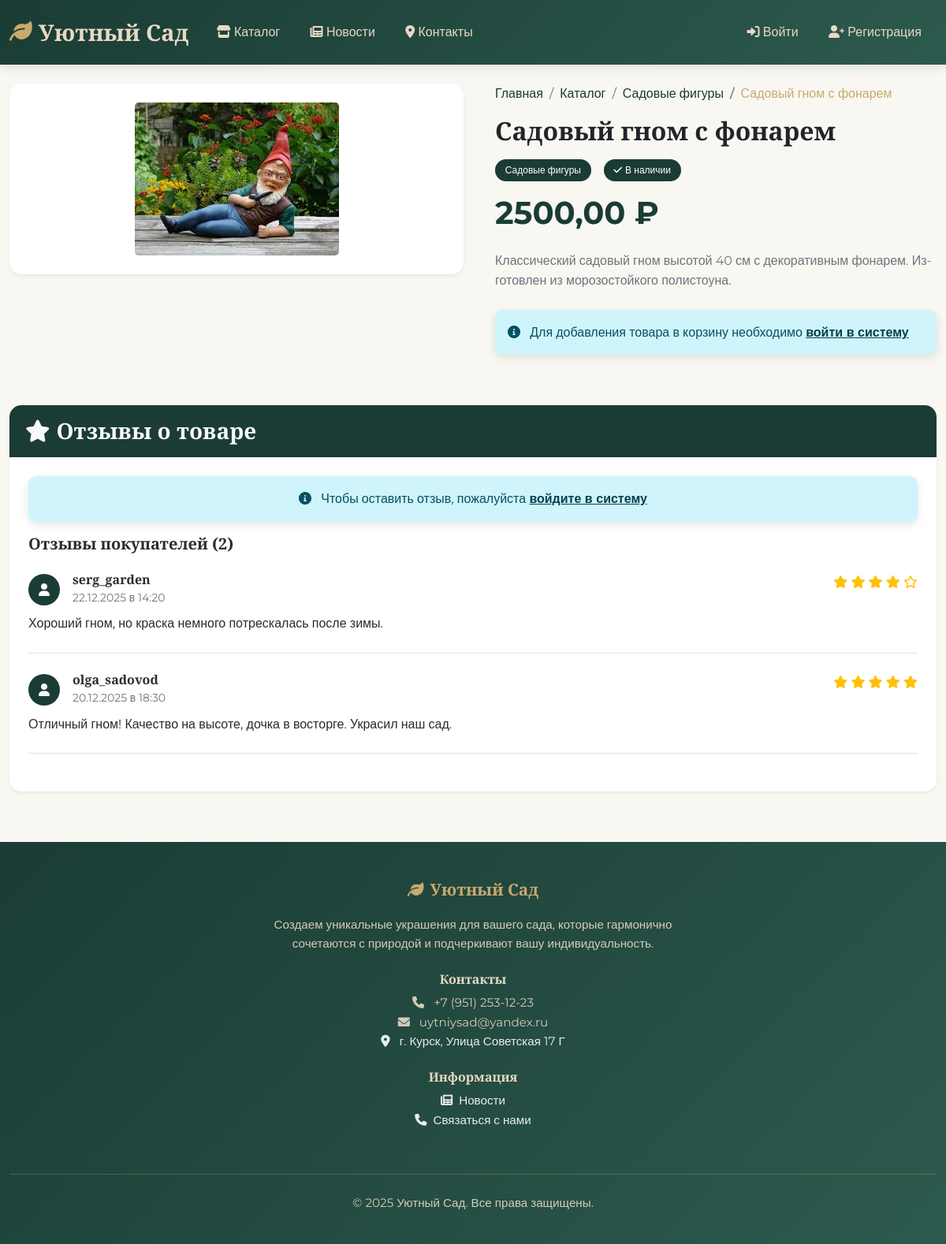
The app's page /catalog/sadovyj-gnom-s-fonarem/ with its own data.
### products/models.py (models this page shows, shortened)
class Product(models.Model):
    name = models.CharField(max_length=100, verbose_name="Название")
    slug = models.SlugField(max_length=100, unique=True, blank=True, verbose_name="URL")
    description = models.TextField(verbose_name="Описание")
    price = models.DecimalField(max_digits=10, decimal_places=2, verbose_name="Цена")
    image = models.ImageField(upload_to='products', verbose_name="Изображение")
    category = models.ForeignKey(Category, on_delete=models.CASCADE, verbose_name="Категория")
    in_stock = models.BooleanField(default=True, verbose_name="В наличии")
    created_at = models.DateTimeField(auto_now_add=True, verbose_name="Дата создания")
    updated_at = models.DateTimeField(auto_now=True, verbose_name="Дата обновления")
    class Meta:
        verbose_name = "Товар"
        verbose_name_plural = "Товары"
        ordering = ['-created_at']
    @property
    def image_url(self):
        if self.image and hasattr(self.image, 'url'):
            return self.image.url
        return '/static/images/product-placeholder.jpg'

class Category(models.Model):
    name = models.CharField(max_length=100, verbose_name="Название")
    slug = models.SlugField(max_length=100, unique=True, blank=True, verbose_name="URL")
    description = models.TextField(blank=True, verbose_name="Описание")
    image = models.ImageField(upload_to='categories', blank=True, null=True, verbose_name="Изображение")
    icon = models.CharField(max_length=50, default='leaf', verbose_name="Иконка")
    class Meta:
        verbose_name = "Категория"
        verbose_name_plural = "Категории"

class Review(models.Model):
    product = models.ForeignKey(Product, on_delete=models.CASCADE, related_name='reviews')
    user = models.ForeignKey(User, on_delete=models.CASCADE)
    rating = models.PositiveSmallIntegerField(choices=[(i, i) for i in range(1, 6)])
    text = models.TextField()
    created_at = models.DateTimeField(auto_now_add=True)
    is_active = models.BooleanField(default=True)
    class Meta:
        ordering = ['-created_at']

### products/views.py (the view)
# urls.py: path('catalog/<slug:slug>/', views.product_detail, name='product_detail'),
def product_detail(request, slug):
    product = get_object_or_404(Product, slug=slug)
    reviews = product.reviews.filter(is_active=True)
    if request.method == 'POST' and request.user.is_authenticated:
        form = ReviewForm(request.POST)
        if form.is_valid():
            review = form.save(commit=False)
            review.product = product
            review.user = request.user
            review.save()
            messages.success(request, 'Отзыв добавлен!')
            return redirect('product_detail', slug=slug)
    else:
        form = ReviewForm()
    return render(
        request,
        'products/product_detail.html',
        {
            'product': product,
            'reviews': reviews,
            'form': form,
        },
    )

### cart/context_processors.py (called while the page is built, shortened)
def cart(request):
    return {'cart': None}

### templates/products/product_detail.html (shortened to what this page needs)
{% extends 'base.html' %}
{% load static %}
{% load crispy_forms_tags %}
{% block content %}
<div class="row mb-5">
    <div class="col-lg-6 mb-4">
        <div class="card border-0 shadow-sm">
            <div class="card-body p-3 p-md-4">
                <div class="product-image-container text-center">
                    <img src="{{ product.image_url }}" class="img-fluid rounded-3 product-detail-image" alt="{{ product.name }}"
                         onerror="this.src='{% static 'images/product-placeholder.jpg' %}'">
                </div>
            </div>
        </div>
    </div>
    <div class="col-lg-6">
        <div class="product-info ps-lg-3">
            <nav aria-label="breadcrumb" class="mb-3">
                <ol class="breadcrumb">
                    <li class="breadcrumb-item"><a href="{% url 'home' %}">Главная</a></li>
                    <li class="breadcrumb-item"><a href="{% url 'product_list' %}">Каталог</a></li>
                    <li class="breadcrumb-item"><a href="{% url 'product_list' %}?category={{ product.category.slug }}">{{ product.category.name }}</a></li>
                    <li class="breadcrumb-item active">{{ product.name }}</li>
                </ol>
            </nav>
            <h1 class="h2 fw-bold text-dark mb-3" style="font-family: 'Playfair Display', serif; word-wrap: break-word;">{{ product.name }}</h1>
            <div class="d-flex flex-wrap align-items-center mb-3 gap-2">
                <span class="badge me-2" style="background: var(--primary-dark) !important;">{{ product.category.name }}</span>
                {% if product.in_stock %}
                <span class="badge" style="background: var(--primary-dark) !important;">
                    <i class="fas fa-check me-1"></i>В наличии
                </span>
                {% else %}
                <span class="badge bg-danger"><i class="fas fa-times me-1"></i>Нет в наличии</span>
                {% endif %}
            </div>
            <div class="price-section mb-4">
                <span class="h1 fw-bold" style="color: var(--primary-dark) !important; display: block;">{{ product.price }} ₽</span>
            </div>
            <div class="description-container mb-4">
                <p class="text-muted" style="word-wrap: break-word; line-height: 1.6;">{{ product.description }}</p>
            </div>
            {% if user.is_authenticated and product.in_stock %}
            <form method="post" action="{% url 'add_to_cart' product.id %}" class="add-to-cart-form">
                {% csrf_token %}
                <div class="row g-3 align-items-center mb-4">
                    <div class="col-12 col-sm-auto">
                        <label for="quantity" class="col-form-label fw-bold">Количество:</label>
                    </div>
                    <div class="col-12 col-sm-auto">
                        <div class="input-group" style="max-width: 140px;">
                            <button type="button" class="btn btn-outline-secondary quantity-minus" for="quantity">
                                <i class="fas fa-minus"></i>
                            </button>
                            <input type="number" id="quantity" name="quantity" value="1" min="1" max="10"
                                   class="form-control text-center border-secondary">
                            <button type="button" class="btn btn-outline-secondary quantity-plus" for="quantity">
                                <i class="fas fa-plus"></i>
                            </button>
                        </div>
                    </div>
                </div>
                <button type="submit" class="btn btn-success btn-lg w-100 py-3"
                        style="background: var(--primary-dark); border-color: var(--primary-dark);">
                    <i class="fas fa-cart-plus me-2"></i>Добавить в корзину
                </button>
            </form>
            {% elif not product.in_stock %}
            <button class="btn btn-secondary btn-lg w-100 py-3" disabled>
                <i class="fas fa-clock me-2"></i>Товар временно отсутствует
            </button>
            {% else %}
            <div class="alert alert-info" style="border-radius: 10px;">
                <i class="fas fa-info-circle me-2"></i>
                Для добавления товара в корзину необходимо <a href="{% url 'login' %}" class="alert-link">войти в систему</a>
            </div>
            {% endif %}
        </div>
    </div>
</div>
<div class="row mt-5">
    <div class="col-12">
        <div class="card border-0 shadow-sm">
            <div class="card-header border-0 py-3" style="background: var(--primary-dark);">
                <h3 class="mb-0 text-light"><i class="fas fa-star me-2"></i>Отзывы о товаре</h3>
            </div>
            <div class="card-body p-3 p-md-4">
                {% if user.is_authenticated %}
                <div class="review-form mb-5">
                    <h5 class="mb-3" style="font-family: 'Playfair Display', serif;">Оставить отзыв</h5>
                    <form method="post" class="bg-light rounded p-3 p-md-4" style="background: var(--gradient-light) !important;">
                        {% csrf_token %}
                        <div class="row g-3">
                            <div class="col-12">
                                <label class="form-label fw-bold">Ваша оценка</label>
                                <div class="star-rating">
                                    {% for i in "12345" %}
                                    <input type="radio" id="star{{ i }}" name="rating" value="{{ i }}" {% if forloop.counter == 5 %}checked{% endif %}>
                                    <label for="star{{ i }}" class="star"><i class="fas fa-star"></i></label>
                                    {% endfor %}
                                </div>
                            </div>
                            <div class="col-12">
                                <label class="form-label fw-bold">Текст отзыва</label>
                                {{ form.text }}
                            </div>
                            <div class="col-12">
                                <button type="submit" class="btn btn-success w-100"
                                        style="background: var(--primary-dark); border-color: var(--primary-dark);">
                                    <i class="fas fa-paper-plane me-2"></i>Отправить отзыв
                                </button>
                            </div>
                        </div>
                    </form>
                </div>
                {% else %}
                <div class="alert alert-info text-center" style="border-radius: 10px;">
                    <i class="fas fa-info-circle me-2"></i>
                    Чтобы оставить отзыв, пожалуйста <a href="{% url 'login' %}" class="alert-link">войдите в систему</a>
                </div>
                {% endif %}
                <div class="reviews-list">
                    <h5 class="mb-4" style="font-family: 'Playfair Display', serif;">
                        Отзывы покупателей ({{ reviews|length }})
                    </h5>
                    {% for review in reviews %}
                    <div class="review-item border-bottom pb-4 mb-4">
                        <div class="d-flex flex-column flex-md-row justify-content-between align-items-start mb-2">
                            <div class="d-flex align-items-center mb-2 mb-md-0">
                                <div class="avatar-sm rounded-circle text-light me-3 d-flex align-items-center justify-content-center"
                                     style="background: var(--primary-dark) !important; min-width: 40px; height: 40px;">
                                    <i class="fas fa-user"></i>
                                </div>
                                <div>
                                    <h6 class="mb-0">{{ review.user.username }}</h6>
                                    <small class="text-muted">{{ review.created_at|date:"d.m.Y в H:i" }}</small>
                                </div>
                            </div>
                            <div class="star-rating">
                                {% for i in "12345" %}
                                    {% if forloop.counter <= review.rating %}
                                        <i class="fas fa-star text-warning"></i>
                                    {% else %}
                                        <i class="far fa-star text-warning"></i>
                                    {% endif %}
                                {% endfor %}
                            </div>
                        </div>
                        <p class="mb-0" style="word-wrap: break-word;">{{ review.text }}</p>
                    </div>
                    {% empty %}
                    <div class="text-center py-4">
                        <i class="fas fa-comments fa-3x text-muted mb-3"></i>
                        <p class="text-muted">Пока нет отзывов. Будьте первым!</p>
                    </div>
                    {% endfor %}
                </div>
            </div>
        </div>
    </div>
</div>
{% endblock %}

### static/css/style.css (style rules this page uses)
:root { --primary-green: #2e7d32; --secondary-green: #4caf50; --light-green: #e8f5e9; --dark-green: #1b5e20; --accent-gold: #ffd54f; --text-dark: #333333; --text-light: #666666; --border-light: #e0e0e0; --background-light: #f5f5f5; --white: #ffffff; }
* { margin: 0; padding: 0; box-sizing: border-box; }
body { font-family: 'Roboto', 'Arial', sans-serif; line-height: 1.6; color: var(--text-dark); background-color: var(--white); }
.badge { font-weight: 500; padding: 0.4rem 0.8rem; border-radius: 4px; }
.card { border: 1px solid var(--border-light); border-radius: 12px; box-shadow: 0 2px 10px rgba(0,0,0,0.05); }
.card-header { background-color: var(--light-green); border-bottom: 1px solid var(--border-light); padding: 1.25rem; font-weight: 600; }
.star-rating { color: var(--accent-gold); }
.breadcrumb { background-color: transparent; padding: 0.75rem 0; }
.breadcrumb-item a { color: var(--text-light); text-decoration: none; }
.breadcrumb-item.active { color: var(--primary-green); font-weight: 500; }
.avatar-sm { width: 40px; height: 40px; object-fit: cover; }

### templates/base.html (style rules this page uses)
:root { --primary-dark: #1a3c34; --primary-light: #2d5a4e; --accent-gold: #c9a96e; --accent-light: #e8d9c5; --text-dark: #2c2c2c; --text-light: #f8f9fa; --gradient-dark: linear-gradient(135deg, #1a3c34 0%, #2d5a4e 100%); --gradient-light: linear-gradient(135deg, #e8d9c5 0%, #f5efe6 100%); }
body { font-family: 'Montserrat', sans-serif; color: var(--text-dark); background-color: #f9f7f2; line-height: 1.6; }
h1, h2, h3, h4, h5, h6 { font-family: 'Playfair Display', serif; font-weight: 600; }
.alert { border-radius: 10px; border: none; box-shadow: 0 4px 12px rgba(0, 0, 0, 0.1); }
.card { border: none; border-radius: 15px; overflow: hidden; transition: all 0.4s ease; background: white; }
.badge { border-radius: 20px; font-weight: 500; padding: 0.5rem 0.8rem; }

### templates/products/product_detail.html (style rules this page uses)
.product-detail-image { max-height: 500px; max-width: 100%; object-fit: contain; }
.avatar-sm { display: flex; align-items: center; justify-content: center; }
.breadcrumb { background: transparent; padding: 0; flex-wrap: nowrap; overflow-x: auto; white-space: nowrap; }
.breadcrumb-item { white-space: nowrap; }
.breadcrumb-item a { color: var(--primary-dark); text-decoration: none; }
.breadcrumb-item.active { color: var(--accent-gold); }
.card { border-radius: 15px; overflow: hidden; }
.description-container, .review-item p, .product-info h1 { overflow-wrap: break-word; word-wrap: break-word; hyphens: auto; }

### records on screen
Product: image_url (picture), category.name "Садовые фигуры", name "Садовый гном с фонарем", price "2500,00", description "Классический садовый гном высотой 40 см с декоративным фонарем. Изготовлен из морозостойкого полистоуна."
Review: user.username "serg_garden", created_at "22.12.2025 в 14:20", rating 4 (drawn), text "Хороший гном, но краска немного потрескалась после зимы."
Review: user.username "olga_sadovod", created_at "20.12.2025 в 18:30", rating 5 (drawn), text "Отличный гном! Качество на высоте, дочка в восторге. Украсил наш сад."

### other values on screen
{{ reviews|length }} "2"
